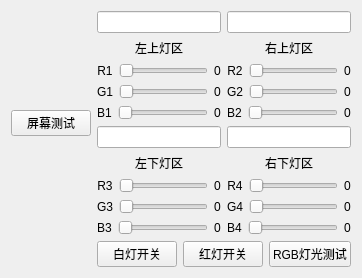
              <widget class="QWidget" name="tab_13">
               <attribute name="title">
                <string>屏幕和RGB灯光控制</string>
               </attribute>
               <layout class="QGridLayout" name="gridLayout_17">
                <item row="0" column="0">
                 <widget class="QPushButton" name="lcdTestButton">
                  <property name="text">
                   <string>屏幕测试</string>
                  </property>
                 </widget>
                </item>
                <item row="0" column="1">
                 <layout class="QVBoxLayout" name="verticalLayout_30">
                  <item>
                   <layout class="QHBoxLayout" name="horizontalLayout_67">
                    <item>
                     <layout class="QVBoxLayout" name="verticalLayout_29">
                      <item>
                       <widget class="QLineEdit" name="light1">
                        <property name="readOnly">
                         <bool>true</bool>
                        </property>
                       </widget>
                      </item>
                      <item>
                       <widget class="QLabel" name="label_58">
                        <property name="text">
                         <string>左上灯区</string>
                        </property>
                        <property name="alignment">
                         <set>Qt::AlignCenter</set>
                        </property>
                       </widget>
                      </item>
                      <item>
                       <layout class="QHBoxLayout" name="horizontalLayout_64">
                        <item>
                         <widget class="QLabel" name="label_55">
                          <property name="text">
                           <string>R1</string>
                          </property>
                          <property name="alignment">
                           <set>Qt::AlignCenter</set>
                          </property>
                         </widget>
                        </item>
                        <item>
                         <widget class="QSlider" name="R1">
                          <property name="mouseTracking">
                           <bool>false</bool>
                          </property>
                          <property name="tabletTracking">
                           <bool>false</bool>
                          </property>
                          <property name="contextMenuPolicy">
                           <enum>Qt::DefaultContextMenu</enum>
                          </property>
                          <property name="layoutDirection">
                           <enum>Qt::LeftToRight</enum>
                          </property>
                          <property name="maximum">
                           <number>255</number>
                          </property>
                          <property name="orientation">
                           <enum>Qt::Horizontal</enum>
                          </property>
                          <property name="invertedAppearance">
                           <bool>false</bool>
                          </property>
                          <property name="tickPosition">
                           <enum>QSlider::NoTicks</enum>
                          </property>
                         </widget>
                        </item>
                        <item>
                         <widget class="QLabel" name="label_46">
                          <property name="text">
                           <string>0</string>
                          </property>
                         </widget>
                        </item>
                       </layout>
                      </item>
                      <item>
                       <layout class="QHBoxLayout" name="horizontalLayout_65">
                        <item>
                         <widget class="QLabel" name="label_56">
                          <property name="text">
                           <string>G1</string>
                          </property>
                          <property name="alignment">
                           <set>Qt::AlignCenter</set>
                          </property>
                         </widget>
                        </item>
                        <item>
                         <widget class="QSlider" name="G1">
                          <property name="maximum">
                           <number>255</number>
                          </property>
                          <property name="orientation">
                           <enum>Qt::Horizontal</enum>
                          </property>
                         </widget>
                        </item>
                        <item>
                         <widget class="QLabel" name="label_47">
                          <property name="text">
                           <string>0</string>
                          </property>
                         </widget>
                        </item>
                       </layout>
                      </item>
                      <item>
                       <layout class="QHBoxLayout" name="horizontalLayout_66">
                        <item>
                         <widget class="QLabel" name="label_57">
                          <property name="text">
                           <string>B1</string>
                          </property>
                          <property name="alignment">
                           <set>Qt::AlignCenter</set>
                          </property>
                         </widget>
                        </item>
                        <item>
                         <widget class="QSlider" name="B1">
                          <property name="maximum">
                           <number>255</number>
                          </property>
                          <property name="orientation">
                           <enum>Qt::Horizontal</enum>
                          </property>
                         </widget>
                        </item>
                        <item>
                         <widget class="QLabel" name="label_48">
                          <property name="text">
                           <string>0</string>
                          </property>
                         </widget>
                        </item>
                       </layout>
                      </item>
                     </layout>
                    </item>
                    <item>
                     <layout class="QVBoxLayout" name="verticalLayout_28">
                      <item>
                       <widget class="QLineEdit" name="light2">
                        <property name="readOnly">
                         <bool>false</bool>
                        </property>
                       </widget>
                      </item>
                      <item>
                       <widget class="QLabel" name="label_59">
                        <property name="text">
                         <string>右上灯区</string>
                        </property>
                        <property name="alignment">
                         <set>Qt::AlignCenter</set>
                        </property>
                       </widget>
                      </item>
                      <item>
                       <layout class="QHBoxLayout" name="horizontalLayout_61">
                        <item>
                         <widget class="QLabel" name="label_52">
                          <property name="text">
                           <string>R2</string>
                          </property>
                          <property name="alignment">
                           <set>Qt::AlignCenter</set>
                          </property>
                         </widget>
                        </item>
                        <item>
                         <widget class="QSlider" name="R2">
                          <property name="maximum">
                           <number>255</number>
                          </property>
                          <property name="orientation">
                           <enum>Qt::Horizontal</enum>
                          </property>
                         </widget>
                        </item>
                        <item>
                         <widget class="QLabel" name="label_62">
                          <property name="text">
                           <string>0</string>
                          </property>
                         </widget>
                        </item>
                       </layout>
                      </item>
                      <item>
                       <layout class="QHBoxLayout" name="horizontalLayout_62">
                        <item>
                         <widget class="QLabel" name="label_53">
                          <property name="text">
                           <string>G2</string>
                          </property>
                          <property name="alignment">
                           <set>Qt::AlignCenter</set>
                          </property>
                         </widget>
                        </item>
                        <item>
                         <widget class="QSlider" name="G2">
                          <property name="maximum">
                           <number>255</number>
                          </property>
                          <property name="orientation">
                           <enum>Qt::Horizontal</enum>
                          </property>
                         </widget>
                        </item>
                        <item>
                         <widget class="QLabel" name="label_63">
                          <property name="text">
                           <string>0</string>
                          </property>
                         </widget>
                        </item>
                       </layout>
                      </item>
                      <item>
                       <layout class="QHBoxLayout" name="horizontalLayout_63">
                        <item>
                         <widget class="QLabel" name="label_54">
                          <property name="text">
                           <string>B2</string>
                          </property>
                          <property name="alignment">
                           <set>Qt::AlignCenter</set>
                          </property>
                         </widget>
                        </item>
                        <item>
                         <widget class="QSlider" name="B2">
                          <property name="maximum">
                           <number>255</number>
                          </property>
                          <property name="orientation">
                           <enum>Qt::Horizontal</enum>
                          </property>
                         </widget>
                        </item>
                        <item>
                         <widget class="QLabel" name="label_64">
                          <property name="text">
                           <string>0</string>
                          </property>
                         </widget>
                        </item>
                       </layout>
                      </item>
                     </layout>
                    </item>
                   </layout>
                  </item>
                  <item>
                   <layout class="QHBoxLayout" name="horizontalLayout_68">
                    <item>
                     <layout class="QVBoxLayout" name="verticalLayout_27">
                      <item>
                       <widget class="QLineEdit" name="light3">
                        <property name="readOnly">
                         <bool>true</bool>
                        </property>
                       </widget>
                      </item>
                      <item>
                       <widget class="QLabel" name="label_60">
                        <property name="text">
                         <string>左下灯区</string>
                        </property>
                        <property name="alignment">
                         <set>Qt::AlignCenter</set>
                        </property>
                       </widget>
                      </item>
                      <item>
                       <layout class="QHBoxLayout" name="horizontalLayout_58">
                        <item>
                         <widget class="QLabel" name="label_49">
                          <property name="text">
                           <string>R3</string>
                          </property>
                          <property name="alignment">
                           <set>Qt::AlignCenter</set>
                          </property>
                         </widget>
                        </item>
                        <item>
                         <widget class="QSlider" name="R3">
                          <property name="maximum">
                           <number>255</number>
                          </property>
                          <property name="orientation">
                           <enum>Qt::Horizontal</enum>
                          </property>
                         </widget>
                        </item>
                        <item>
                         <widget class="QLabel" name="label_65">
                          <property name="text">
                           <string>0</string>
                          </property>
                         </widget>
                        </item>
                       </layout>
                      </item>
                      <item>
                       <layout class="QHBoxLayout" name="horizontalLayout_59">
                        <item>
                         <widget class="QLabel" name="label_50">
                          <property name="text">
                           <string>G3</string>
                          </property>
                          <property name="alignment">
                           <set>Qt::AlignCenter</set>
                          </property>
                         </widget>
                        </item>
                        <item>
                         <widget class="QSlider" name="G3">
                          <property name="maximum">
                           <number>255</number>
                          </property>
                          <property name="orientation">
                           <enum>Qt::Horizontal</enum>
                          </property>
                         </widget>
                        </item>
                        <item>
                         <widget class="QLabel" name="label_66">
                          <property name="text">
                           <string>0</string>
                          </property>
                         </widget>
                        </item>
                       </layout>
                      </item>
                      <item>
                       <layout class="QHBoxLayout" name="horizontalLayout_60">
                        <item>
                         <widget class="QLabel" name="label_51">
                          <property name="text">
                           <string>B3</string>
                          </property>
                          <property name="alignment">
                           <set>Qt::AlignCenter</set>
                          </property>
                         </widget>
                        </item>
                        <item>
                         <widget class="QSlider" name="B3">
                          <property name="maximum">
                           <number>255</number>
                          </property>
                          <property name="orientation">
                           <enum>Qt::Horizontal</enum>
                          </property>
                         </widget>
                        </item>
                        <item>
                         <widget class="QLabel" name="label_67">
                          <property name="text">
                           <string>0</string>
                          </property>
                         </widget>
                        </item>
                       </layout>
                      </item>
                     </layout>
                    </item>
                    <item>
                     <layout class="QVBoxLayout" name="verticalLayout_9">
                      <item>
                       <widget class="QLineEdit" name="light4">
                        <property name="readOnly">
                         <bool>true</bool>
                        </property>
                       </widget>
                      </item>
                      <item>
                       <widget class="QLabel" name="label_61">
                        <property name="text">
                         <string>右下灯区</string>
                        </property>
                        <property name="alignment">
                         <set>Qt::AlignCenter</set>
                        </property>
                       </widget>
                      </item>
                      <item>
                       <layout class="QHBoxLayout" name="horizontalLayout_54">
                        <item>
                         <widget class="QLabel" name="label_43">
                          <property name="text">
                           <string>R4</string>
                          </property>
                          <property name="alignment">
                           <set>Qt::AlignCenter</set>
                          </property>
                         </widget>
                        </item>
                        <item>
                         <widget class="QSlider" name="R4">
                          <property name="maximum">
                           <number>255</number>
                          </property>
                          <property name="orientation">
                           <enum>Qt::Horizontal</enum>
                          </property>
                         </widget>
                        </item>
                        <item>
                         <widget class="QLabel" name="label_68">
                          <property name="text">
                           <string>0</string>
                          </property>
                         </widget>
                        </item>
                       </layout>
                      </item>
                      <item>
                       <layout class="QHBoxLayout" name="horizontalLayout_53">
                        <item>
                         <widget class="QLabel" name="label_44">
                          <property name="text">
                           <string>G4</string>
                          </property>
                          <property name="alignment">
                           <set>Qt::AlignCenter</set>
                          </property>
                         </widget>
                        </item>
                        <item>
                         <widget class="QSlider" name="G4">
                          <property name="maximum">
                           <number>255</number>
                          </property>
                          <property name="orientation">
                           <enum>Qt::Horizontal</enum>
                          </property>
                         </widget>
                        </item>
                        <item>
                         <widget class="QLabel" name="label_69">
                          <property name="text">
                           <string>0</string>
                          </property>
                         </widget>
                        </item>
                       </layout>
                      </item>
                      <item>
                       <layout class="QHBoxLayout" name="horizontalLayout_52">
                        <item>
                         <widget class="QLabel" name="label_45">
                          <property name="text">
                           <string>B4</string>
                          </property>
                          <property name="alignment">
                           <set>Qt::AlignCenter</set>
                          </property>
                         </widget>
                        </item>
                        <item>
                         <widget class="QSlider" name="B4">
                          <property name="maximum">
                           <number>255</number>
                          </property>
                          <property name="orientation">
                           <enum>Qt::Horizontal</enum>
                          </property>
                         </widget>
                        </item>
                        <item>
                         <widget class="QLabel" name="label_70">
                          <property name="text">
                           <string>0</string>
                          </property>
                         </widget>
                        </item>
                       </layout>
                      </item>
                     </layout>
                    </item>
                   </layout>
                  </item>
                 </layout>
                </item>
                <item row="3" column="1">
                 <layout class="QHBoxLayout" name="horizontalLayout_51">
                  <property name="topMargin">
                   <number>0</number>
                  </property>
                  <item>
                   <widget class="QPushButton" name="white_led">
                    <property name="text">
                     <string>白灯开关</string>
                    </property>
                   </widget>
                  </item>
                  <item>
                   <widget class="QPushButton" name="pink_led">
                    <property name="text">
                     <string>红灯开关</string>
                    </property>
                   </widget>
                  </item>
                  <item>
                   <widget class="QPushButton" name="light_test">
                    <property name="text">
                     <string>RGB灯光测试</string>
                    </property>
                   </widget>
                  </item>
                 </layout>
                </item>
               </layout>
              </widget>
